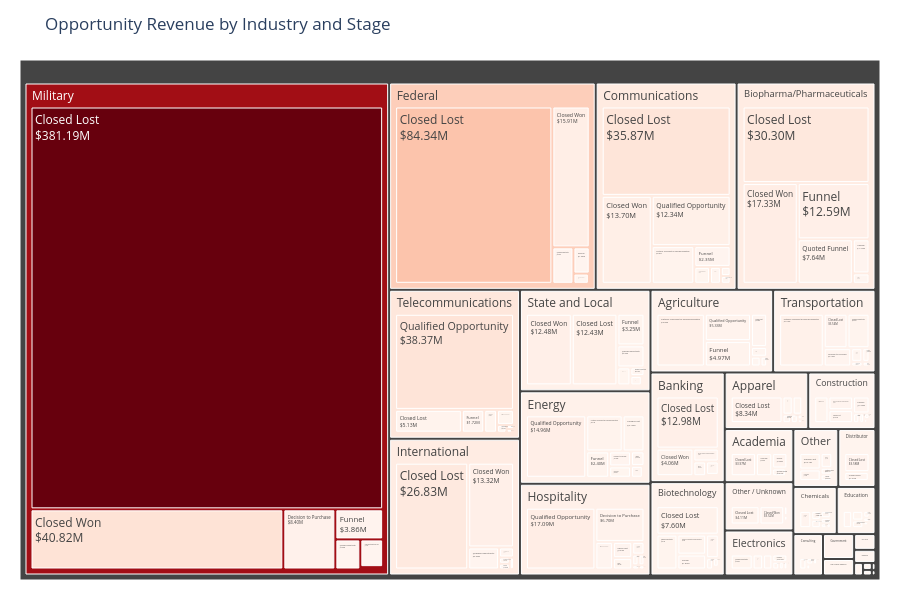

Notebook source saved alongside this figure:
### Markdown cell above
### 19. Opportunities by Industry
##### This chart shows the number of opportunities coming from different industries. It helps identify which industries generate the most business opportunities.

### Code cell
# Function to format numbers
def format_money(x):
    if x >= 1_000_000_000:
        return f"${x/1_000_000_000:.2f}B"
    elif x >= 1_000_000:
        return f"${x/1_000_000:.2f}M"
    elif x >= 1_000:
        return f"${x/1_000:.2f}K"
    else:
        return f"${x:.2f}"

treemap_data = (
    opportunity
    .groupby(["Industry", "Stage"])["Amount"]
    .sum()
    .reset_index()
)

# Create formatted label
treemap_data["Label_Value"] = treemap_data["Amount"].apply(format_money)

fig = px.treemap(
    treemap_data,
    path=["Industry", "Stage"],
    values="Amount",
    title="Opportunity Revenue by Industry and Stage",
    color="Amount",
    color_continuous_scale="Reds",
    template="plotly_white"
)

fig.update_traces(
    texttemplate="%{label}<br>%{customdata}",
    customdata=treemap_data["Label_Value"]
)

fig.update_layout(
    height=600,
    margin=dict(t=60, l=20, r=20, b=20),
    coloraxis_showscale=False
)

fig.show()

### Figure 1 — Plotly figure (JSON) as saved in the notebook; plotly's stock layout.template omitted (floating-point values rounded to 4 significant figures; data arrays with more than 128 entries replaced by an {"elided": "..."} marker saying what was removed)
{"data": [{"branchvalues": "total", "customdata": {"elided": "193 str values"}, "domain": {"x": [0, 1], "y": [0, 1]}, "hovertemplate": "labels=%{label}<br>Amount_sum=%{value}<br>parent=%{parent}<br>id=%{id}<br>Amount=%{color}<extra></extra>", "ids": {"elided": "226 str values"}, "labels": {"elided": "226 str values"}, "marker": {"coloraxis": "coloraxis", "colors": {"elided": "226 float values"}}, "name": "", "parents": {"elided": "226 str values"}, "texttemplate": "%{label}<br>%{customdata}", "type": "treemap", "values": {"elided": "226 float values"}}], "layout": {"coloraxis": {"colorbar": {"title": {"text": "Amount"}}, "colorscale": [[0, "rgb(255,245,240)"], [0.125, "rgb(254,224,210)"], [0.25, "rgb(252,187,161)"], [0.375, "rgb(252,146,114)"], [0.5, "rgb(251,106,74)"], [0.625, "rgb(239,59,44)"], [0.75, "rgb(203,24,29)"], [0.875, "rgb(165,15,21)"], [1, "rgb(103,0,13)"]], "showscale": false}, "height": 600, "legend": {"tracegroupgap": 0}, "margin": {"b": 20, "l": 20, "r": 20, "t": 60}, "title": {"text": "Opportunity Revenue by Industry and Stage"}}}
